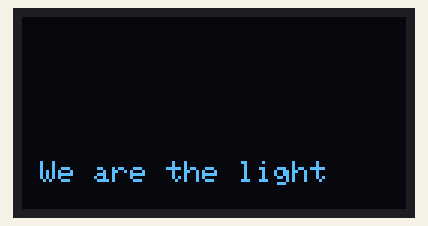
Recording of a sketch running on a simulated Arduino Uno, built with avr-gcc and run on an emulated ATmega328P. On the bench: 128×64 one-colour display. The OLED is the two-colour kind (top 16 rows yellow).

Above: at 0.26 s.
At 0.62 s:
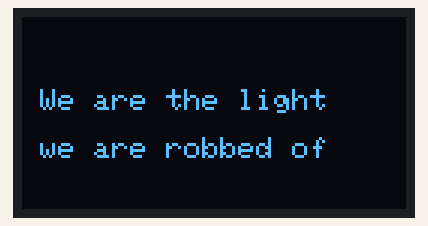
At 1.0 s:
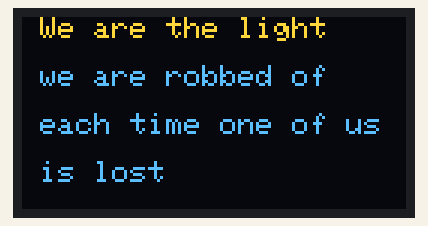
At 8.5 s:
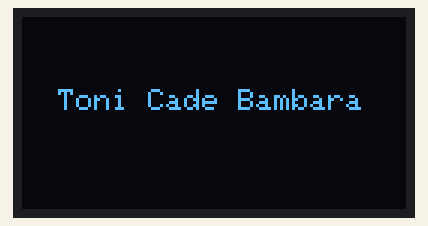
At 13.1 s:
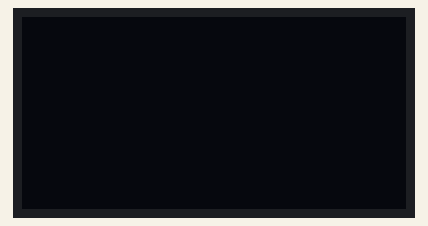
At 18.35 s:
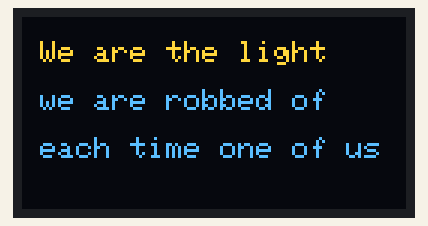

Measured:
- by itself, everything shown: repeats every 17.5 s, in 15 steps
- what the display in image 2 shows lasts 6.8 s, from 0.9 s to 7.7 s
- what the display in image 3 shows lasts 4.6 s, from 8.4 s to 13.0 s

The sketch:

toni.ino
```cpp
#include <Wire.h>
#include <Adafruit_GFX.h>
#include <Adafruit_SSD1306.h>

#define SCREEN_WIDTH 128
#define SCREEN_HEIGHT 64

#define OLED_RESET -1
#define SCREEN_ADDRESS 0x3C

#define DISPLAY_LINES 7
#define SCROLL_DELAY 90
#define READ_DELAY 6500

Adafruit_SSD1306 display(SCREEN_WIDTH, SCREEN_HEIGHT, &Wire, OLED_RESET);

const char* poem[] = {
  "",
  "",
  "",
  "",
  "",
  "",
  "",
  " We are the light",
  "",
  " we are robbed of",
  "",
  " each time one of us",
  "",
  " is lost",
  "",
  "",
  "",
  "  Toni Cade Bambara  ",
  "",
  "",
  "",
};

void display_poem(int start) {
  display.clearDisplay();
  display.setCursor(0, 0);
  for (int i = start; i < (start + DISPLAY_LINES); i++) {
    display.println(poem[i]);
  }
  display.display();
}

void setup() {
  Serial.begin(115200);

  if(!display.begin(SSD1306_SWITCHCAPVCC, SCREEN_ADDRESS)) {
    Serial.println(F("SSD1306 allocation failed"));
    for(;;); // don't proceed. loop forever.
  }

  display.clearDisplay();
  display.setTextSize(1);
  display.setTextColor(SSD1306_WHITE);
  display.display();
}

void loop() {
  for (int i = 0; i <= 7; i++) {
    display_poem(i);
    delay(SCROLL_DELAY);
  }
  display_poem(7);
  delay(READ_DELAY);
  for (int i = 7; i <= 14; i++) {
    display_poem(i);
    delay(SCROLL_DELAY);
  }
  delay(4500);
  display.clearDisplay();
  display.display();
  delay(4500);
}
```
